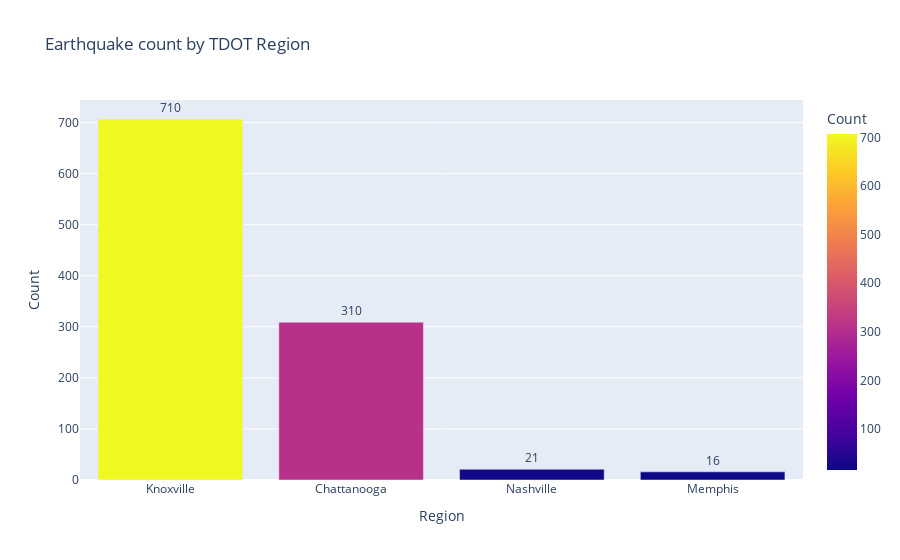

The cell this chart's notebook holds for it:
### Code cell
eq_region.update_traces(texttemplate='%{text:.2s}', textposition='outside')

### Figure 1 — Plotly figure (JSON) as saved in the notebook; plotly's stock layout.template omitted (floating-point values rounded to 4 significant figures)
{"data": [{"alignmentgroup": "True", "hovertemplate": "Region=%{x}<br>Count=%{marker.color}<extra></extra>", "legendgroup": "", "marker": {"color": [707, 309, 21, 16], "coloraxis": "coloraxis"}, "name": "", "offsetgroup": "", "orientation": "v", "showlegend": false, "text": [707, 309, 21, 16], "textposition": "outside", "texttemplate": "%{text:.2s}", "type": "bar", "x": ["Knoxville", "Chattanooga", "Nashville", "Memphis"], "xaxis": "x", "y": [707, 309, 21, 16], "yaxis": "y"}], "layout": {"barmode": "relative", "coloraxis": {"colorbar": {"title": {"text": "Count"}}, "colorscale": [[0, "#0d0887"], [0.1111, "#46039f"], [0.2222, "#7201a8"], [0.3333, "#9c179e"], [0.4444, "#bd3786"], [0.5556, "#d8576b"], [0.6667, "#ed7953"], [0.7778, "#fb9f3a"], [0.8889, "#fdca26"], [1, "#f0f921"]]}, "legend": {"tracegroupgap": 0}, "title": {"text": "Earthquake count by TDOT Region"}, "xaxis": {"anchor": "y", "domain": [0, 1], "title": {"text": "Region"}}, "yaxis": {"anchor": "x", "domain": [0, 1], "title": {"text": "Count"}}}}
